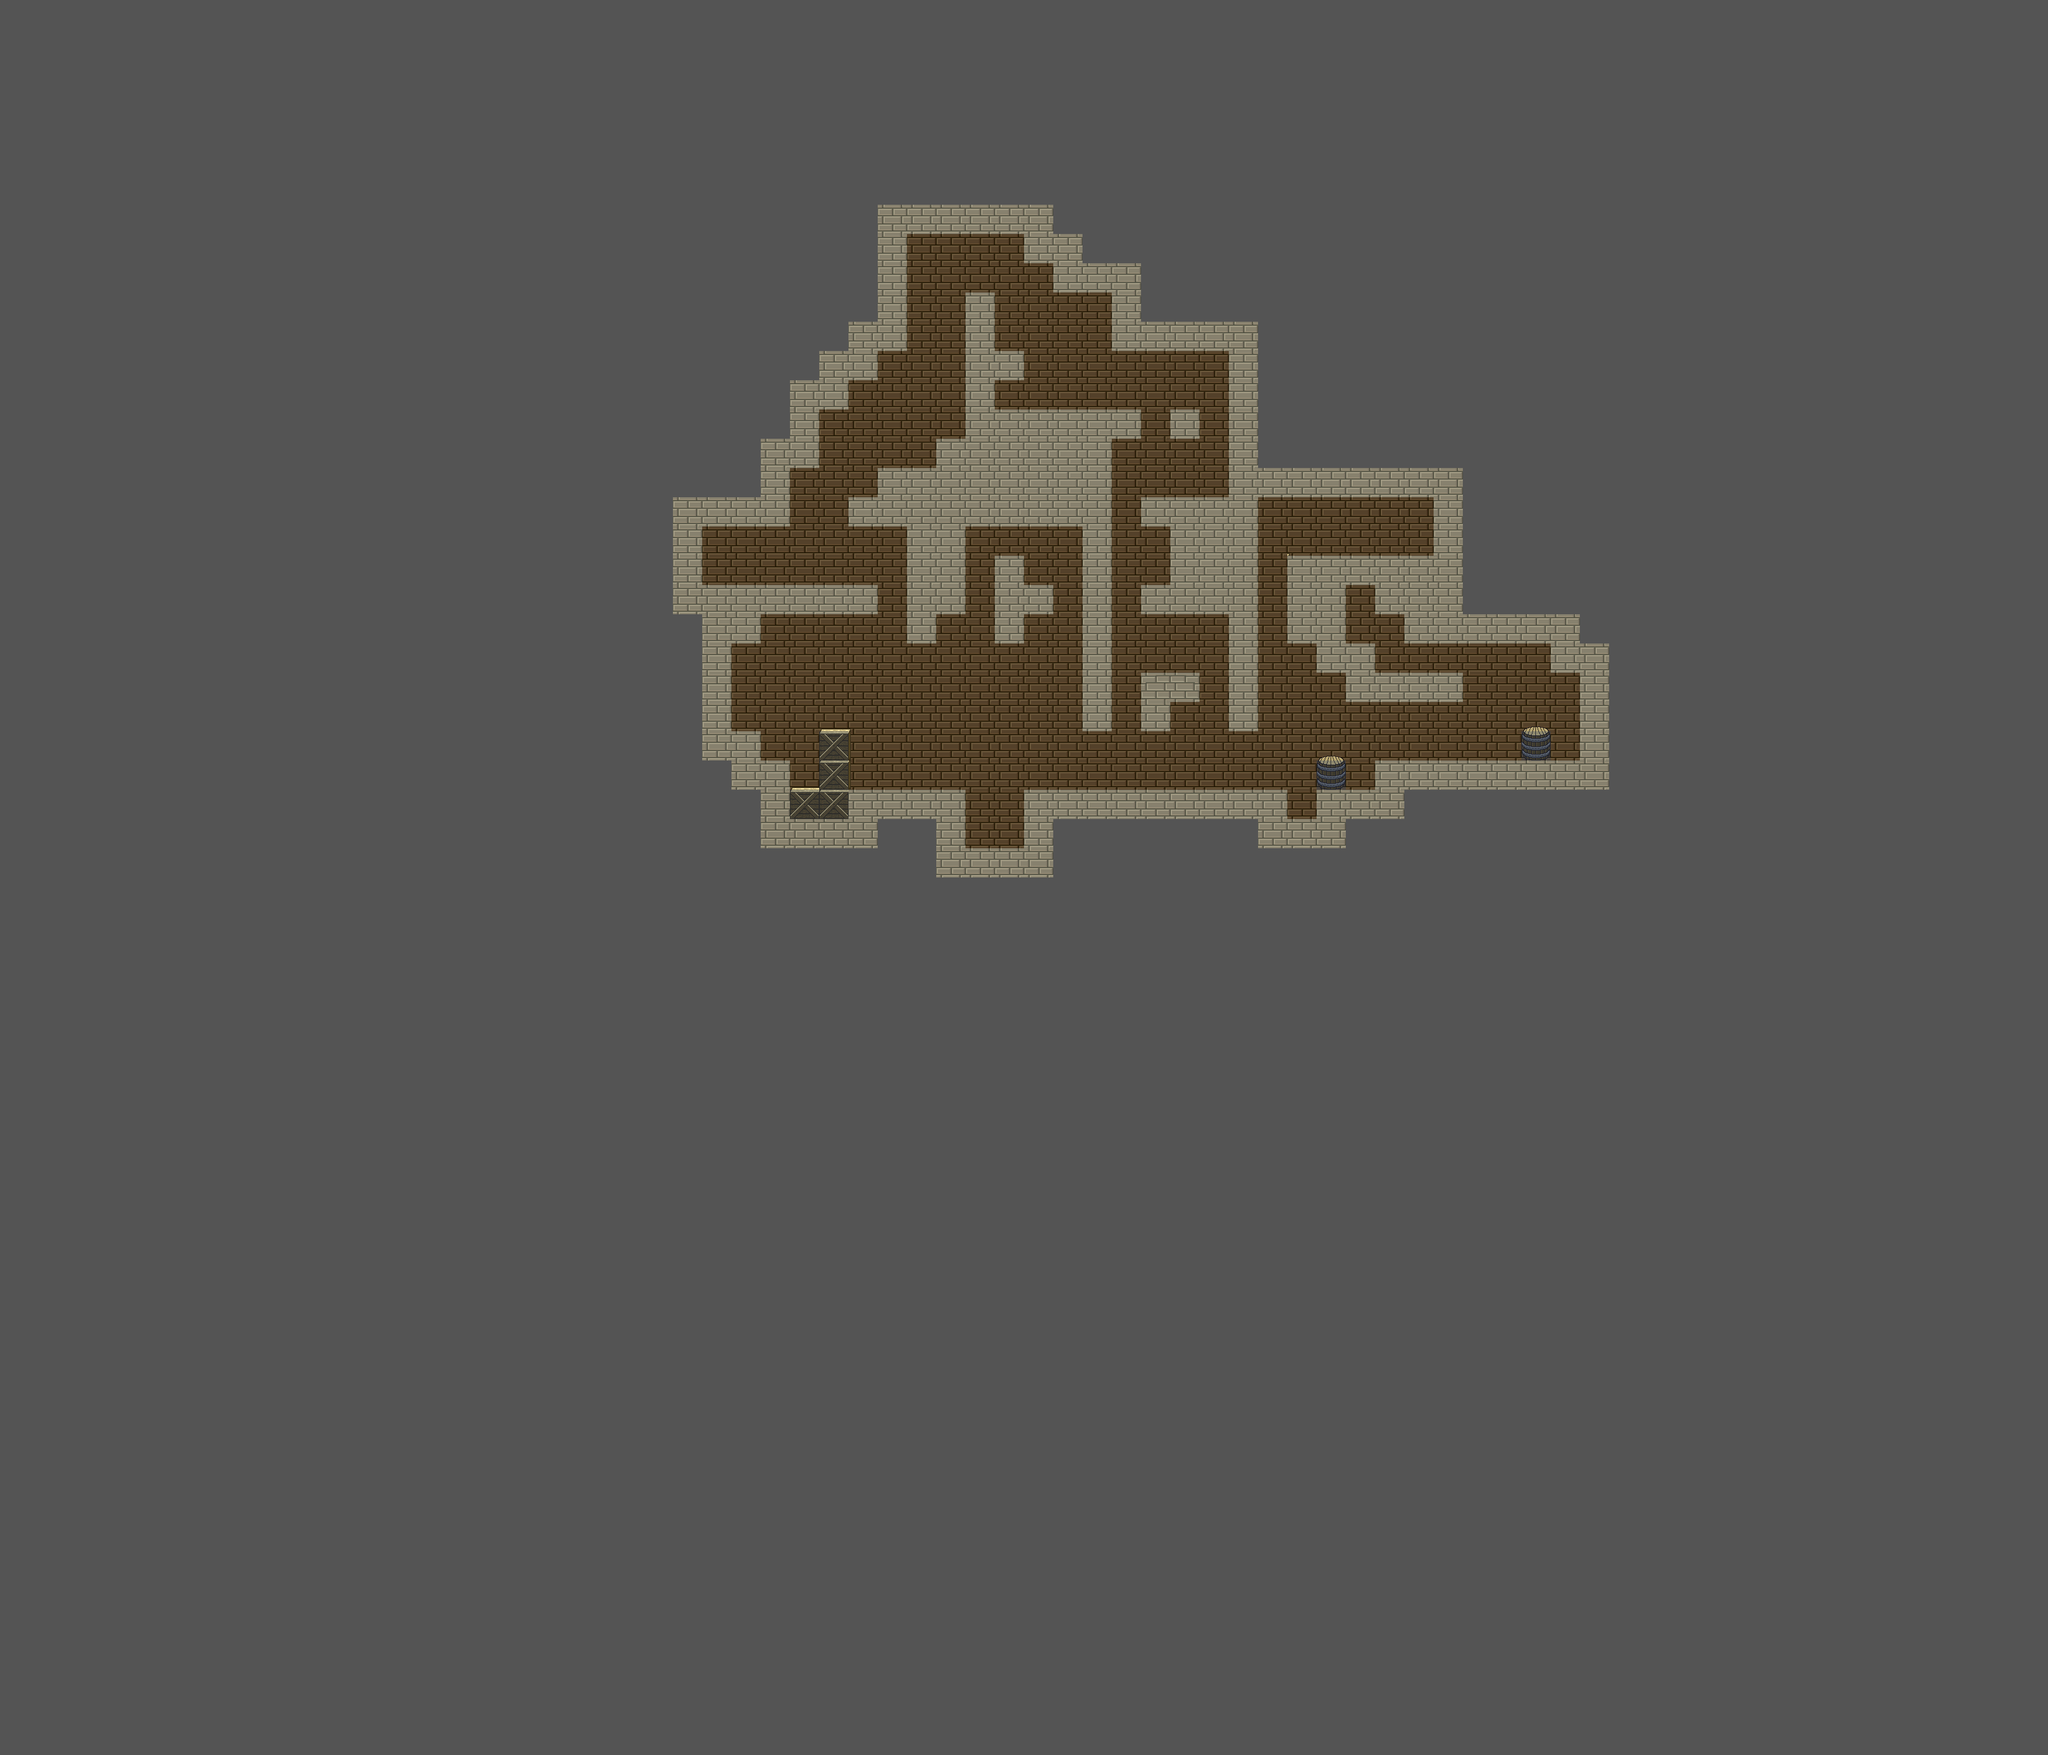

This game map was drawn from its Tiled (.tmx) file and the tilesets committed beside it. A one-line description and the trimmed map source follow:
An orthogonal 70x60 tile map with 50x50 px tiles, 7 tile layers (BG 2, BG walls, BG decorative, item, ...), 4 tilesets and 41 objects.

<map version="1.0" tiledversion="1.0.3" orientation="orthogonal" renderorder="right-down" width="70" height="60" tilewidth="50" tileheight="50" backgroundcolor="#545454" nextobjectid="1309">
 <properties>
  <property name="backgroundlayers" value="-1.0,res/level/testlevel/layer_inf.png" />
  <property name="dimming" value="0.4" />
  <property name="musicpath" value="res/music/lava.ogg" />
  <property name="tilesetpath" value="res/level/testlevel/tileset_level_testlevel.png" />
 </properties>
 <tileset firstgid="1" name="tileset_level_testlevel" tilewidth="50" tileheight="50" spacing="2" margin="1" tilecount="784" columns="28">
  <image source="tileset_level_testlevel.png" width="1500" height="1500" />
  <tile id="69">
   <objectgroup draworder="index">
    <properties>
     <property name="light" value="40,30,100,150,0.5" />
    </properties>
   </objectgroup>
   <animation>
    <frame tileid="69" duration="100" />
    <frame tileid="97" duration="100" />
    <frame tileid="125" duration="100" />
   </animation>
  </tile>
  <tile id="70">
   <objectgroup draworder="index">
    <properties>
     <property name="light" value="10,25,100,150,0.6" />
    </properties>
   </objectgroup>
   <animation>
    <frame tileid="70" duration="100" />
    <frame tileid="98" duration="100" />
    <frame tileid="126" duration="100" />
   </animation>
  </tile>
  <tile id="71">
   <objectgroup draworder="index">
    <properties>
     <property name="light" value="40,30,100,150,0.5" />
    </properties>
   </objectgroup>
   <animation>
    <frame tileid="71" duration="100" />
    <frame tileid="99" duration="100" />
    <frame tileid="127" duration="100" />
   </animation>
  </tile>
  <tile id="127">
   <objectgroup draworder="index">
    <properties>
     <property name="light" value="25,25,100,150,0.8" />
    </properties>
   </objectgroup>
  </tile>
  <tile id="132">
   <objectgroup draworder="index">
    <properties>
     <property name="light" value="25,15,150,100,1.0" />
    </properties>
   </objectgroup>
  </tile>
  <tile id="151">
   <objectgroup draworder="index">
    <properties>
     <property name="light" value="25,25,100,100,0.5" />
    </properties>
   </objectgroup>
  </tile>
  <tile id="152">
   <objectgroup draworder="index">
    <properties>
     <property name="light" value="25,25,100,100,0.2" />
    </properties>
   </objectgroup>
  </tile>
  <tile id="168">
   <objectgroup draworder="index">
    <properties>
     <property name="light" value="25,25,150,150,0.6" />
    </properties>
   </objectgroup>
  </tile>
  <tile id="170">
   <objectgroup draworder="index">
    <properties>
     <property name="light" value="25,25,150,150,0.6" />
    </properties>
   </objectgroup>
  </tile>
  <tile id="177">
   <objectgroup draworder="index" />
  </tile>
  <tile id="178">
   <objectgroup draworder="index" />
  </tile>
  <tile id="196">
   <objectgroup draworder="index">
    <properties>
     <property name="light" value="25,25,150,150,0.6" />
    </properties>
   </objectgroup>
  </tile>
  <tile id="198">
   <objectgroup draworder="index">
    <properties>
     <property name="light" value="25,25,150,150,0.6" />
    </properties>
   </objectgroup>
  </tile>
  <tile id="229">
   <objectgroup draworder="index">
    <properties>
     <property name="light" value="25,25,100,100,0.3" />
    </properties>
   </objectgroup>
  </tile>
  <tile id="233">
   <objectgroup draworder="index">
    <properties>
     <property name="light" value="25,25,150,150,0.8" />
    </properties>
   </objectgroup>
  </tile>
  <tile id="234">
   <objectgroup draworder="index">
    <properties>
     <property name="light" value="25,25,150,150,0.8" />
    </properties>
   </objectgroup>
  </tile>
  <tile id="235">
   <objectgroup draworder="index">
    <properties>
     <property name="light" value="25,25,150,150,0.8" />
    </properties>
   </objectgroup>
  </tile>
  <tile id="261">
   <objectgroup draworder="index">
    <properties>
     <property name="light" value="25,25,150,150,0.8" />
    </properties>
   </objectgroup>
  </tile>
  <tile id="300">
   <objectgroup draworder="index">
    <properties>
     <property name="light" value="25,30,100,150,1.0" />
    </properties>
   </objectgroup>
  </tile>
  <tile id="320">
   <objectgroup draworder="index">
    <properties>
     <property name="light" value="25,30,50,70,1.0" />
    </properties>
   </objectgroup>
  </tile>
  <tile id="348">
   <objectgroup draworder="index">
    <properties>
     <property name="light" value="25,30,50,70,1.0" />
    </properties>
   </objectgroup>
  </tile>
  <tile id="374">
   <objectgroup draworder="index">
    <properties>
     <property name="light" value="25,30,50,70,1.0" />
    </properties>
   </objectgroup>
  </tile>
  <tile id="376">
   <objectgroup draworder="index">
    <properties>
     <property name="light" value="25,30,50,70,1.0" />
    </properties>
   </objectgroup>
  </tile>
  <tile id="377">
   <objectgroup draworder="index">
    <properties>
     <property name="light" value="50,25,100,100,0.4" />
    </properties>
   </objectgroup>
  </tile>
  <tile id="535">
   <objectgroup draworder="index">
    <properties>
     <property name="light" value="35,35,100,100,0.5" />
    </properties>
   </objectgroup>
  </tile>
  <tile id="536">
   <objectgroup draworder="index">
    <properties>
     <property name="light" value="30,30,100,100,0.5" />
    </properties>
   </objectgroup>
  </tile>
  <tile id="538">
   <objectgroup draworder="index">
    <properties>
     <property name="light" value="30,30,100,100,0.9" />
    </properties>
   </objectgroup>
  </tile>
  <tile id="567">
   <objectgroup draworder="index">
    <properties>
     <property name="light" value="20,30,100,100,0.9" />
    </properties>
   </objectgroup>
  </tile>
  <tile id="590">
   <objectgroup draworder="index">
    <properties>
     <property name="light" value="25,20,60,70,0.5" />
    </properties>
   </objectgroup>
  </tile>
  <tile id="594">
   <objectgroup draworder="index">
    <properties>
     <property name="light" value="30,20,150,150,0.9" />
    </properties>
   </objectgroup>
  </tile>
  <tile id="595">
   <objectgroup draworder="index">
    <properties>
     <property name="light" value="20,45,100,150,0.9" />
    </properties>
   </objectgroup>
  </tile>
  <tile id="596">
   <objectgroup draworder="index">
    <properties>
     <property name="light" value="15,40,100,100,0.9" />
    </properties>
   </objectgroup>
  </tile>
  <tile id="636">
   <objectgroup draworder="index">
    <properties>
     <property name="light" value="5,35,100,100,0.5" />
    </properties>
   </objectgroup>
  </tile>
  <tile id="637">
   <objectgroup draworder="index">
    <properties>
     <property name="light" value="35,35,100,100,0.5" />
    </properties>
   </objectgroup>
  </tile>
  <tile id="690">
   <objectgroup draworder="index">
    <properties>
     <property name="light" value="50,20,60,70,0.5" />
    </properties>
   </objectgroup>
  </tile>
 </tileset>
 <tileset firstgid="785" name="tileset_level_dynamic_tiles" tilewidth="50" tileheight="50" spacing="2" margin="1" tilecount="560" columns="40">
  <image source="../../convenience/tilesets/tileset_level_dynamic_tiles.png" width="2080" height="728" />
 </tileset>
 <tileset firstgid="1345" name="tileset_enemies" tilewidth="50" tileheight="50" spacing="2" margin="1" tilecount="50" columns="5">
  <image source="../../convenience/tilesets/tileset_enemies.png" width="260" height="520" />
 </tileset>
 <tileset firstgid="1395" name="spritesheet_levelitems" tilewidth="50" tileheight="50" tilecount="576" columns="24">
  <image source="../../convenience/tilesets/spritesheet_levelitems.png" width="1200" height="1200" />
  <tile id="0">
   <properties>
    <property name="id" value="fo_caveberry" />
   </properties>
  </tile>
  <tile id="1">
   <properties>
    <property name="id" value="mi_goldengoblet" />
   </properties>
  </tile>
  <tile id="2">
   <properties>
    <property name="id" value="go_onecoin" />
   </properties>
  </tile>
  <tile id="3">
   <objectgroup draworder="index">
    <properties>
     <property name="id" value="sp_summongargoyle" />
    </properties>
   </objectgroup>
  </tile>
  <tile id="5">
   <properties>
    <property name="id" value="fo_physalis" />
   </properties>
  </tile>
  <tile id="6">
   <properties>
    <property name="id" value="mi_candleholder" />
   </properties>
  </tile>
  <tile id="9">
   <objectgroup draworder="index">
    <properties>
     <property name="id" value="do_noteinina" />
    </properties>
   </objectgroup>
  </tile>
  <tile id="25">
   <properties>
    <property name="id" value="fo_healingherb" />
   </properties>
  </tile>
  <tile id="26">
   <properties>
    <property name="id" value="fo_glowingshroom" />
   </properties>
  </tile>
  <tile id="27">
   <properties>
    <property name="id" value="go_threecoins" />
   </properties>
  </tile>
  <tile id="28">
   <properties>
    <property name="id" value="fo_water" />
   </properties>
  </tile>
  <tile id="33">
   <objectgroup draworder="index">
    <properties>
     <property name="id" value="fo_windrose" />
    </properties>
   </objectgroup>
  </tile>
  <tile id="34">
   <properties>
    <property name="id" value="mi_ironore" />
   </properties>
  </tile>
  <tile id="48">
   <objectgroup draworder="index">
    <properties>
     <property name="id" value="fo_cheese" />
    </properties>
   </objectgroup>
  </tile>
  <tile id="50">
   <properties>
    <property name="id" value="fo_lesserhealingpotion" />
   </properties>
  </tile>
  <tile id="56">
   <properties>
    <property name="id" value="co_smallpouch" />
   </properties>
  </tile>
  <tile id="58">
   <properties>
    <property name="id" value="eq_aquamarinering" />
   </properties>
  </tile>
  <tile id="72">
   <properties>
    <property name="id" value="fo_apple" />
   </properties>
  </tile>
  <tile id="73">
   <properties>
    <property name="id" value="mi_silverplate" />
   </properties>
  </tile>
  <tile id="79">
   <objectgroup draworder="index">
    <properties>
     <property name="id" value="fo_milk" />
    </properties>
   </objectgroup>
  </tile>
  <tile id="80">
   <objectgroup draworder="index">
    <properties>
     <property name="id" value="co_mediumpouch" />
    </properties>
   </objectgroup>
  </tile>
  <tile id="81">
   <objectgroup draworder="index">
    <properties>
     <property name="id" value="fo_stormweed" />
    </properties>
   </objectgroup>
  </tile>
  <tile id="99">
   <objectgroup draworder="index">
    <properties>
     <property name="id" value="fo_devilberry" />
    </properties>
   </objectgroup>
  </tile>
  <tile id="104">
   <objectgroup draworder="index">
    <properties>
     <property name="id" value="co_bigpouch" />
    </properties>
   </objectgroup>
  </tile>
  <tile id="105">
   <objectgroup draworder="index">
    <properties>
     <property name="id" value="fo_redhat" />
    </properties>
   </objectgroup>
  </tile>
  <tile id="120">
   <properties>
    <property name="id" value="fo_mediumhealingpotion" />
   </properties>
  </tile>
  <tile id="123">
   <objectgroup draworder="index">
    <properties>
     <property name="id" value="fo_greaterhealingpotion" />
    </properties>
   </objectgroup>
  </tile>
  <tile id="128">
   <properties>
    <property name="id" value="qe_brokenstaff2" />
   </properties>
  </tile>
  <tile id="129">
   <properties>
    <property name="id" value="fo_wine" />
   </properties>
  </tile>
  <tile id="133">
   <objectgroup draworder="index">
    <properties>
     <property name="id" value="qe_portstone_bob" />
    </properties>
   </objectgroup>
  </tile>
  <tile id="173">
   <objectgroup draworder="index">
    <properties>
     <property name="id" value="eq_oversizedhat" />
    </properties>
   </objectgroup>
  </tile>
  <tile id="176">
   <objectgroup draworder="index">
    <properties>
     <property name="id" value="we_sicklestaff" />
    </properties>
   </objectgroup>
  </tile>
  <tile id="177">
   <objectgroup draworder="index">
    <properties>
     <property name="id" value="eq_lightpendant" />
    </properties>
   </objectgroup>
  </tile>
  <tile id="178">
   <objectgroup draworder="index">
    <properties>
     <property name="id" value="sp_icyambush" />
    </properties>
   </objectgroup>
  </tile>
  <tile id="193">
   <objectgroup draworder="index">
    <properties>
     <property name="id" value="we_firesword_inactive" />
    </properties>
   </objectgroup>
  </tile>
  <tile id="194">
   <objectgroup draworder="index">
    <properties>
     <property name="id" value="do_antimagic" />
    </properties>
   </objectgroup>
  </tile>
  <tile id="195">
   <objectgroup draworder="index">
    <properties>
     <property name="id" value="sp_antigravity" />
    </properties>
   </objectgroup>
  </tile>
  <tile id="196">
   <objectgroup draworder="index">
    <properties>
     <property name="id" value="do_antigravity" />
    </properties>
   </objectgroup>
  </tile>
  <tile id="202">
   <objectgroup draworder="index">
    <properties>
     <property name="id" value="sp_aureola" />
    </properties>
   </objectgroup>
  </tile>
 </tileset>
 <layer name="BG 2" width="70" height="60">
  <data>[4200 cells, 462 non-empty, 1 distinct tile ids]</data>
 </layer>
 <layer name="BG walls" width="70" height="60">
  <data>[4200 cells, 208 non-empty, 1 distinct tile ids]</data>
 </layer>
 <layer name="BG decorative" width="70" height="60">
  <data>[4200 cells, 16 non-empty, 9 distinct tile ids]</data>
 </layer>
 <layer name="item" width="70" height="60">
  <data>[4200 cells, 0 non-empty, 0 distinct tile ids]</data>
 </layer>
 <layer name="fluid" width="70" height="60">
  <data>[4200 cells, 0 non-empty, 0 distinct tile ids]</data>
 </layer>
 <layer name="FG 1" width="70" height="60">
  <data>[4200 cells, 0 non-empty, 0 distinct tile ids]</data>
 </layer>
 <layer name="collidable 2" width="70" height="60">
  <data>[4200 cells, 215 non-empty, 2 distinct tile ids]</data>
 </layer>
 <objectgroup name="dynamic 2">
  <object id="1271" gid="808" x="1700" y="700" width="50" height="50" />
  <object id="1272" gid="808" x="2300" y="1050" width="50" height="50" />
  <object id="1276" gid="792" x="1650" y="1000" width="50" height="50" />
  <object id="1277" gid="792" x="1950" y="1150" width="50" height="50" />
  <object id="1307" gid="793" x="2400" y="950" width="50" height="50" />
 </objectgroup>
 <objectgroup name="lever Green">
  <object id="1181" gid="955" x="1900" y="1250" width="50" height="50" />
  <object id="1185" gid="956" x="1900" y="900" width="50" height="50" />
  <object id="1199" gid="1074" x="2300" y="1300" width="50" height="50" />
  <object id="1221" gid="955" x="2450" y="1250" width="50" height="50" />
  <object id="1284" gid="955" x="1900" y="1250" width="50" height="50" />
  <object id="1300" gid="955" x="2450" y="1250" width="50" height="50" />
  <object id="1301" gid="955" x="2450" y="1300" width="50" height="50" />
 </objectgroup>
 <objectgroup name="lever Blue">
  <object id="1186" gid="1114" x="1550" y="800" width="50" height="50" />
  <object id="1187" gid="995" x="1500" y="1050" width="50" height="50" />
  <object id="1224" gid="995" x="2400" y="1250" width="50" height="50" />
  <object id="1237" gid="995" x="1800" y="650" width="50" height="50" />
  <object id="1238" gid="995" x="1750" y="650" width="50" height="50" />
  <object id="1243" gid="995" x="1800" y="1050" width="50" height="50" />
  <object id="1250" gid="996" x="1650" y="450" width="50" height="50" />
  <object id="1263" gid="996" x="1650" y="500" width="50" height="50" />
  <object id="1302" gid="995" x="2400" y="1300" width="50" height="50" />
 </objectgroup>
 <objectgroup name="lever Purple">
  <object id="1200" gid="1035" x="2350" y="1300" width="50" height="50" />
  <object id="1201" gid="1154" x="1200" y="950" width="50" height="50" />
  <object id="1220" gid="1036" x="1600" y="652" width="50" height="50" />
  <object id="1251" gid="1036" x="1850" y="1350" width="50" height="50" />
  <object id="1252" gid="1036" x="1850" y="1300" width="50" height="50" />
  <object id="1294" gid="1035" x="1650" y="1052" width="50" height="50" />
  <object id="1303" gid="1035" x="2350" y="1250" width="50" height="50" />
  <object id="1308" gid="1154" x="2400" y="900" width="50" height="50" />
 </objectgroup>
 <objectgroup name="lever 5">
  <object id="1256" gid="794" x="2650" y="1250" width="50" height="50" />
  <object id="1261" gid="875" x="2200" y="950" width="50" height="50" />
  <object id="1279" gid="875" x="2300" y="1100" width="50" height="50" />
  <object id="1306" gid="875" x="2200" y="900" width="50" height="50" />
 </objectgroup>
 <objectgroup name="lever Red/Wood">
  <object id="1206" gid="915" x="1300" y="1000" width="50" height="50" />
  <object id="1208" gid="1034" x="1750" y="950" width="50" height="50" />
  <object id="1211" gid="915" x="1300" y="950" width="50" height="50" />
  <object id="1230" gid="916" x="2500" y="1300" width="50" height="50" />
  <object id="1299" gid="916" x="2500" y="1250" width="50" height="50" />
  <object id="1304" gid="916" x="2500" y="1200" width="50" height="50" />
  <object id="1305" gid="916" x="2500" y="1150" width="50" height="50" />
 </objectgroup>
 <objectgroup name="enemy" />
 <objectgroup name="trigger">
  <object id="3" x="1700" y="1250" width="48" height="85">
   <properties>
    <property name="keyguarded" value="" />
    <property name="map entry" value="res/map/meadows/meadows.tmx,2100,900" />
    <property name="persistent" value="" />
   </properties>
  </object>
 </objectgroup>
</map>
